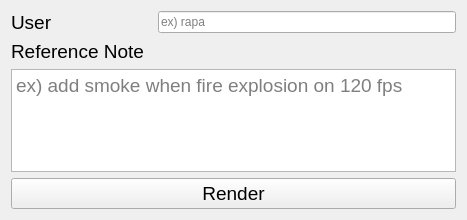
<?xml version="1.0" encoding="UTF-8"?>
<ui version="4.0">
 <class>Form</class>
 <widget class="QWidget" name="Form">
  <property name="geometry">
   <rect>
    <x>0</x>
    <y>0</y>
    <width>467</width>
    <height>220</height>
   </rect>
  </property>
  <property name="windowTitle">
   <string>Form</string>
  </property>
  <layout class="QVBoxLayout" name="verticalLayout">
   <item>
    <layout class="QHBoxLayout" name="horizontalLayout_2">
     <item>
      <widget class="QLabel" name="label__depart_2">
       <property name="font">
        <font>
         <pointsize>14</pointsize>
        </font>
       </property>
       <property name="text">
        <string>User                   </string>
       </property>
      </widget>
     </item>
     <item>
      <widget class="QLineEdit" name="lineEdit__user">
       <property name="placeholderText">
        <string>ex) rapa</string>
       </property>
      </widget>
     </item>
    </layout>
   </item>
   <item>
    <layout class="QHBoxLayout" name="horizontalLayout"/>
   </item>
   <item>
    <layout class="QVBoxLayout" name="verticalLayout_3">
     <item>
      <widget class="QLabel" name="label__ref_note">
       <property name="font">
        <font>
         <pointsize>14</pointsize>
        </font>
       </property>
       <property name="text">
        <string>Reference Note</string>
       </property>
      </widget>
     </item>
     <item>
      <widget class="QTextEdit" name="textEdit__ref_note">
       <property name="font">
        <font>
         <pointsize>14</pointsize>
        </font>
       </property>
       <property name="placeholderText">
        <string>ex) add smoke when fire explosion on 120 fps</string>
       </property>
      </widget>
     </item>
    </layout>
   </item>
   <item>
    <widget class="QPushButton" name="pushButton__render">
     <property name="font">
      <font>
       <pointsize>14</pointsize>
      </font>
     </property>
     <property name="text">
      <string>Render</string>
     </property>
    </widget>
   </item>
  </layout>
 </widget>
 <resources/>
 <connections/>
</ui>
